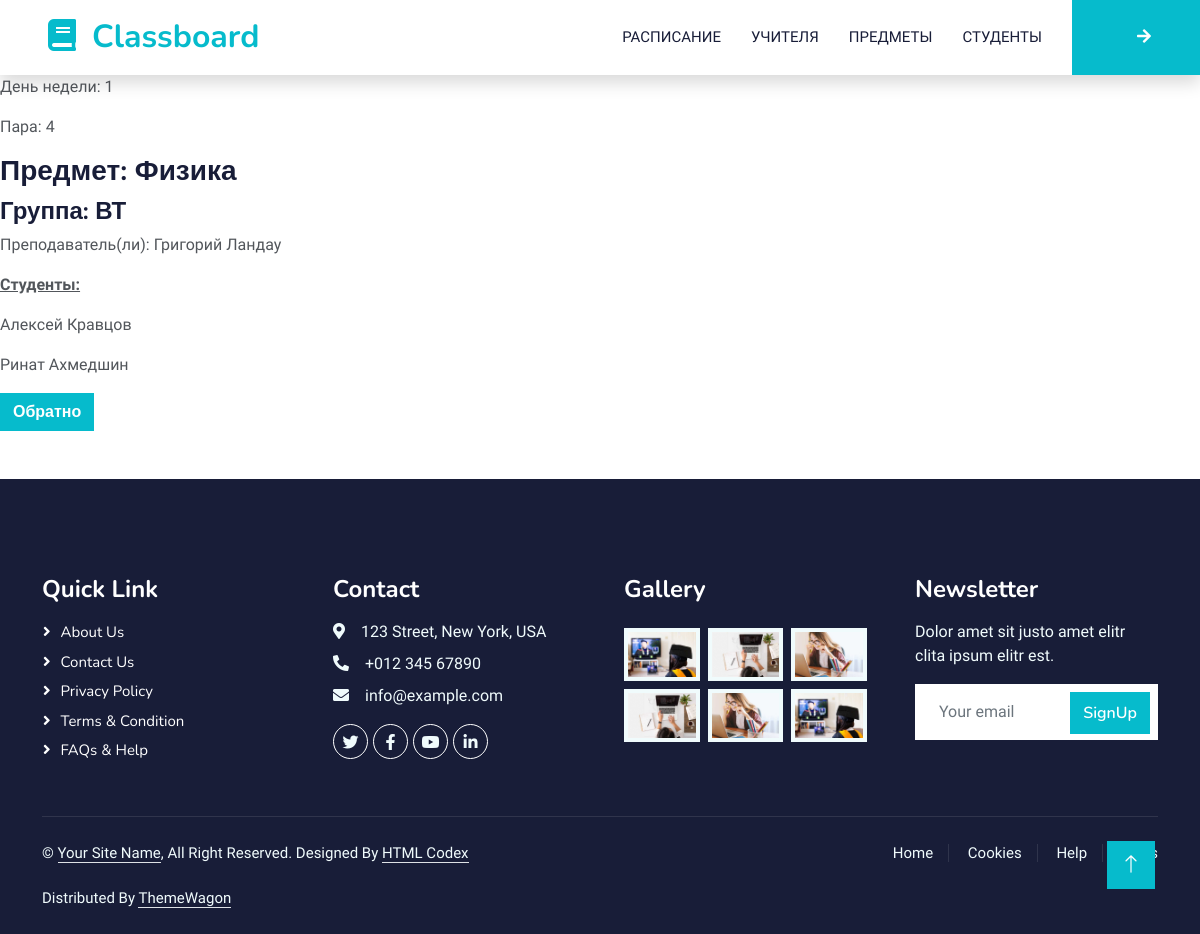
Screenshot of /classboard/8 with the database file from the repository.
### classboard/models.py (models this page shows, shortened)
class Classboard(models.Model):
    class_day = models.CharField(verbose_name='День недели', max_length=6, choices=ClassByDayChoices.choices,
                                  default=ClassByDayChoices.MO)
    class_pair = models.CharField(verbose_name='Пара', max_length=6, choices=ClassPairChoices.choices,
                                  default=ClassPairChoices.PAIR_1)
    class_name = models.ForeignKey(verbose_name='Занятие', to='classes.Class', on_delete=models.CASCADE)
    group = models.ForeignKey(verbose_name='Группа', to='students.Group', on_delete=models.CASCADE)
    teacher = models.ManyToManyField(verbose_name='Преподаватель', to='teachers.Teacher', related_name='classboard_teacher')
    class Meta:
        ordering = ['class_name', ]
        verbose_name = 'Расписание'
        verbose_name_plural = 'Расписание'

### classes/models.py (models this page shows, shortened)
class ClassAbstract(models.Model):
    name = models.CharField(verbose_name='Название предмета', max_length=100)
    class Meta:
        abstract = True
        verbose_name = 'Занятие'
        verbose_name_plural = 'Занятия'

class Class(ClassAbstract):
    class Meta:
        verbose_name = 'Предмет'
        verbose_name_plural = 'Предметы'
    def __str__(self) -> str:
        return f'{self.name}'

### students/models.py (models this page shows)
class Group(models.Model):
    name = models.CharField(verbose_name='Группа', max_length=100, blank=True, null=True)
    class Meta:
        verbose_name = 'Группа'
        verbose_name_plural = 'Группы'
        ordering = ['name']
    def __str__(self) -> str:
        return f'{self.name}'

class Student(PersonAbstract):
    group = models.ForeignKey(verbose_name='Группа', to='Group', on_delete=models.CASCADE,
                               related_name='student_group')
    on_class = models.ManyToManyField(verbose_name='Предмет', to='classes.Class', related_name='student_class')
    class Meta:
        verbose_name = 'Студент'
        verbose_name_plural = 'Студенты'
        ordering = ['first_name', 'last_name']

### teachers/models.py (models this page shows, shortened)
class Teacher(PersonAbstract):
    on_class = models.ManyToManyField(verbose_name='Предмет', to=Class, related_name='teacher_class')
    class Meta:
        verbose_name = 'Учитель'
        verbose_name_plural = 'Учителя'
        ordering = ['first_name', 'last_name']
    def __str__(self):
        return f'{self.first_name} {self.last_name}'

### classboard/views.py (the view)
# urls.py: path('', classboard_view, name='classboard_view'),
def classboard_view(request, pk=None) -> render:
    if not pk:
        template_ = 'classboard_all.html'
        classboard_all = filters_students_options(request)
        context = {
            'classboard_all': classboard_all,
            'group': Group.objects.all(),
            'days': ClassByDayChoices.choices,
            'pair': ClassPairChoices.choices,
        }
    else:
        template_ = 'classboard_item.html'
        classboard_current = get_object_or_404(Classboard, pk=pk)
        students_filter_q = Q(group_id=classboard_current.group)
        students = Student.objects.filter(students_filter_q).select_related('group')
        context = {
            'classboard_current': classboard_current,
            'students': students,
        }
    return render(request=request, template_name=template_, context=context)

### persons/models.py (called while the page is built)
    def __str__(self):
        return f'{self.first_name} {self.last_name}'

### classboard/templates/classboard_item.html (shortened to what this page needs)
{% extends 'layout/base.html' %}
{% block content %}
    <div class="col-12">
        <p>День недели: {{ classboard_current.class_day }} </p>
        <p>Пара: {{ classboard_current.class_pair }} </p>
        <h3>Предмет: {{ classboard_current.class_name }}</h3>
        <h4>Группа: {{ classboard_current.group }}</h4>
        <p>Преподаватель(ли):
            {% for item_teacher in classboard_current.teacher.all %}
                {{ item_teacher }}
            {% endfor %}
        <p><strong><u>Студенты:</u></strong>
            {% for item_student in students %}
                <p>{{ item_student }}</p>
            {% endfor %}
        </p>
    </div>
    <p>
        <a class="btn btn-primary" href="{% url 'classboard:classboard_view' %}"> Обратно </a>
    </p>
{% endblock content %}

### static/css/style.css (style rules this page uses)
:root { --primary: #06BBCC; --light: #F0FBFC; --dark: #181d38; }
.btn { font-family: 'Nunito', sans-serif; font-weight: 600; transition: .5s; }
.btn.btn-primary, .btn.btn-secondary { color: #FFFFFF; }

### rows the page displays
Classboard: class_day "1", class_pair "4", class_name "Физика", group "ВТ"
Teacher: first_name+last_name "Григорий Ландау"
Student: first_name+last_name "Алексей Кравцов"
Student: first_name+last_name "Ринат Ахмедшин"
